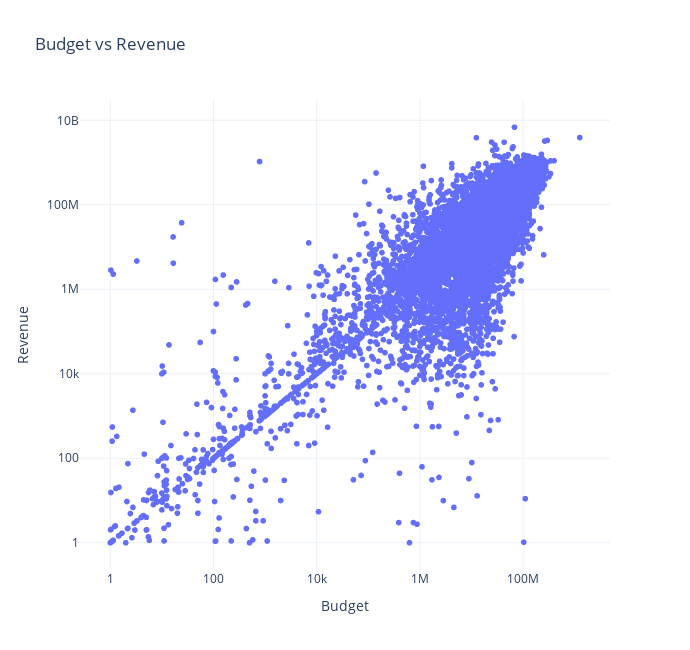

Notebook source saved alongside this figure:
### Markdown cell above
### Find Relation Between Budget and Revenue

### Code cell
#The budget probably has a big influence on the revenue. We plot the relationship between the two, to see if it is linear (and could thus be captured by linear regression)
labels={'adjusted_budget': 'Budget', 'adjusted_revenue': 'Revenue'}
gu.px_scatter_plot(scatter_plot_data_regression_dataset_df,'adjusted_budget','adjusted_revenue','title', 'Budget vs Revenue', labels,height=650,xaxis_type='log', yaxis_type='log')

### Figure 1 — Plotly figure (JSON) as saved in the notebook; plotly's stock layout.template omitted (floating-point values rounded to 4 significant figures; data arrays with more than 128 entries replaced by an {"elided": "..."} marker saying what was removed)
{"data": [{"hovertemplate": "<b>%{hovertext}</b><br><br>Budget=%{x}<br>Revenue=%{y}<extra></extra>", "hovertext": {"elided": "8344 str values"}, "legendgroup": "", "marker": {"color": "#636efa", "symbol": "circle"}, "mode": "markers", "name": "", "showlegend": false, "type": "scattergl", "x": {"elided": "8344 float values"}, "xaxis": "x", "y": {"elided": "8344 float values"}, "yaxis": "y"}], "layout": {"height": 650, "legend": {"tracegroupgap": 0}, "title": {"text": "Budget vs Revenue"}, "width": 690, "xaxis": {"anchor": "y", "domain": [0, 1], "title": {"text": "Budget"}, "type": "log"}, "yaxis": {"anchor": "x", "domain": [0, 1], "title": {"text": "Revenue"}, "type": "log"}}}
